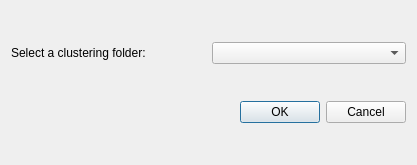
<?xml version="1.0" encoding="UTF-8"?>
<ui version="4.0">
 <class>Dialog</class>
 <widget class="QDialog" name="Dialog">
  <property name="geometry">
   <rect>
    <x>0</x>
    <y>0</y>
    <width>417</width>
    <height>165</height>
   </rect>
  </property>
  <property name="windowTitle">
   <string>Dialog</string>
  </property>
  <layout class="QGridLayout" name="gridLayout">
   <item row="0" column="0">
    <layout class="QHBoxLayout" name="horizontalLayout">
     <item>
      <widget class="QLabel" name="label">
       <property name="text">
        <string>Select a clustering folder: </string>
       </property>
      </widget>
     </item>
     <item>
      <widget class="QComboBox" name="comboBox"/>
     </item>
    </layout>
   </item>
   <item row="1" column="0">
    <widget class="QDialogButtonBox" name="buttonBox">
     <property name="orientation">
      <enum>Qt::Horizontal</enum>
     </property>
     <property name="standardButtons">
      <set>QDialogButtonBox::Cancel|QDialogButtonBox::Ok</set>
     </property>
    </widget>
   </item>
  </layout>
 </widget>
 <resources/>
 <connections>
  <connection>
   <sender>buttonBox</sender>
   <signal>accepted()</signal>
   <receiver>Dialog</receiver>
   <slot>accept()</slot>
   <hints>
    <hint type="sourcelabel">
     <x>248</x>
     <y>254</y>
    </hint>
    <hint type="destinationlabel">
     <x>157</x>
     <y>274</y>
    </hint>
   </hints>
  </connection>
  <connection>
   <sender>buttonBox</sender>
   <signal>rejected()</signal>
   <receiver>Dialog</receiver>
   <slot>reject()</slot>
   <hints>
    <hint type="sourcelabel">
     <x>316</x>
     <y>260</y>
    </hint>
    <hint type="destinationlabel">
     <x>286</x>
     <y>274</y>
    </hint>
   </hints>
  </connection>
 </connections>
</ui>
